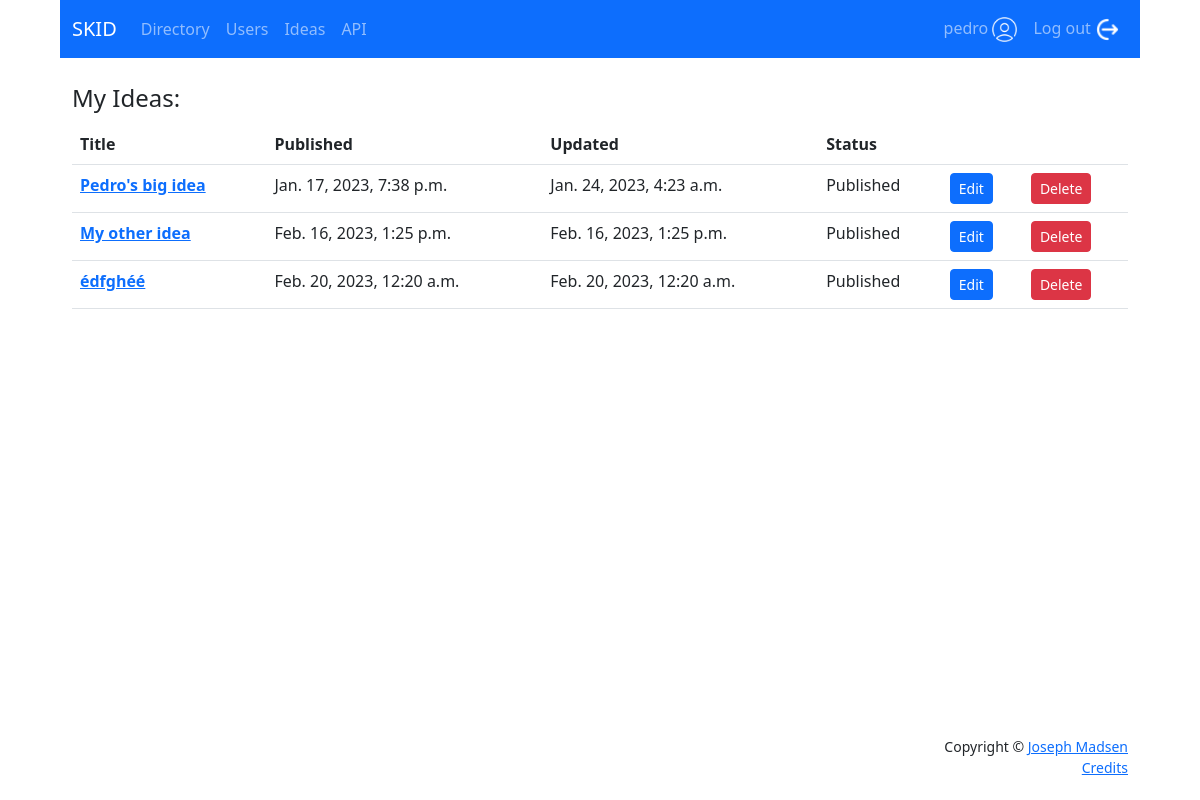
Screenshot of /users/1/view-ideas/ (signed in) with the database file from the repository.
### users/models.py (models this page shows, shortened)
class Idea(models.Model):
    author = models.ForeignKey(User, on_delete=models.CASCADE, null=True, related_name='ideas')
    title = models.CharField(max_length=140)
    slug = models.SlugField(max_length=140, default='', null=True, blank=True, unique=True)
    text = models.TextField()
    published = models.DateTimeField(auto_now_add=True)
    updated = models.DateTimeField(auto_now=True)
    skills = models.ManyToManyField(
        to=Skill,
        related_name='idea',
        blank=True,
        help_text='Type of skills needed for this Idea.')
    materials = models.ManyToManyField(
        to=Material,
        related_name='idea',
        blank=True,
        help_text='Type of materials needed for this Idea.')
    type_of_work = models.ManyToManyField(
        to=WorkType,
        related_name='idea',
        blank=True,
        help_text='How many do you need made? eg: one = prototype, many = production, etc.')
    IDEA_STATUS = (
        ('d', 'Draft'),
        ('p', 'Publish'),
    )
    status = models.CharField(
        max_length=1,
        choices=IDEA_STATUS,
        blank=True,
        default='d',
    )

### users/views.py (the view)
# urls.py: path('<int:id>/view-ideas/', views.view_ideas, name='view_ideas'),
@login_required
def view_ideas(request, id):
    try:
        userId = int(request.session["_auth_user_id"])
        user = User.objects.filter(id=userId).first()
        if user:
            ideas = Idea.objects.filter(author=user)
            context = {
                'ideas': ideas,
            }
            return render(request, 'users/view_ideas.html', context=context)
        raise Exception("users/views.py view_ideas()")
    except Exception as err:
        print("ERROR: ", str(err))
        context = {'error': str(err)}
        return render(request, 'error_page.html', context, content_type='text/html')

### users/templates/users/view_ideas.html
{% extends 'base.html' %}
{% block content %}
    <div class="container">
        <legend>My Ideas:</legend>
            <div>
                <table class="table">
                    <thead>
                        <tr>
                        <th scope="col">Title</th>
                        <th scope="col">Published</th>
                        <th scope="col">Updated</th>
                        <th scope="col">Status</th>
                        <th scope="col"></th>
                        <th scope="col"></th>
                        </tr>
                    </thead>
                    <tbody>
                        {% for idea in ideas %}
                        <tr>
                            <th scope="row">
                                <a href="{% url 'directory:idea_detail' idea.slug %}">{{ idea.title }}</a>
                            </th>
                            <td>{{ idea.published }}</td>
                            <td>{{ idea.updated }}</td>
                            {% if idea.status == 'p' %}
                                <td>Published</td>
                            {% elif idea.status == 'd' %}
                                <td>Draft</td>
                            {% endif %}
                            <td><a class="btn btn-primary btn-sm" href="{% url 'users:edit_idea' idea.author.id idea.slug %}">Edit</a></td>
                            <td><a class="btn btn-danger btn-sm" href="{% url 'users:delete_idea' idea.author.id idea.slug %}">Delete</a></td>
                        </tr>
                        {% endfor %}
                    </tbody>
                </table>
            </div>
    </div>
{% endblock content %}

### users/templates/base.html (shortened to what this page needs)
<!DOCTYPE html>
<html lang="en">
<head>
    <link rel="stylesheet" href="https://cdn.jsdelivr.net/npm/bootstrap@5.3.0-alpha1/dist/css/bootstrap.min.css"
      rel="stylesheet"
>
    {% load static %}
    <link rel="stylesheet" href="{% static 'css/styles.css' %}">
</head>
<body>
<div class="header">
{% block navbar %}
<nav class="navbar navbar-expand-lg bg-primary" data-bs-theme="dark">
  <div class="container-fluid">
    <a class="navbar-brand" href="{% url 'home' %}">SKID</a>
    <div class="collapse navbar-collapse" id="navbarSupportedContent">
      <div class="navbar-nav">
        <a class="nav-link" aria-current="page" href="{% url 'directory:directory' %}">Directory</a>
        <a class="nav-link" aria-current="page" href="{% url 'directory:users' %}">Users</a>
        <a class="nav-link" aria-current="page" href="{% url 'directory:ideas' %}">Ideas</a>
        <a class="nav-link" aria-current="page" href="/api">API</a>
      </div>
      <div class="navbar-nav ms-auto">
        {% if user.is_authenticated %}
          <a class="nav-link" href="{% url 'users:profile' user.id %}">{{ user }} <img class="icon" src="{% static 'images/user.png' %}" alt=""></a>
          <a class="nav-link" href="{% url 'account_logout' %}">Log out <img class="icon" src="{% static 'images/logout.png' %}" alt=""></a>
        {% else %}
          <a class="nav-item nav-link" href="{% url 'account_signup' %}">Sign up <img class="icon" src="{% static 'images/signup.png' %}" alt=""></a>
          <a class="nav-item nav-link" href="{% url 'account_login' %}">Log in <img class="icon" src="{% static 'images/login.png' %}" alt=""></a>
        {% endif %}
      </div>
    </div>
  </div>
</nav>
<div class="spacer"></div>
{% endblock navbar %}
</div>
<div class="content-wrap">
{% block content %}
{% endblock content %}
</div>
<div class="footer">
{% block footer %}
<div class="container">
  <footer class="mt-auto py-3 bg-grey">
    <p class="m-0 text-dark text-end small">Copyright &copy; <a href="https://www.josephmadsen.com">Joseph Madsen</a></p>
    <p class="m-0 text-dark text-end small"><a href="{% url 'credits' %}">Credits</a></p>
  </footer>
</div>
{% endblock footer %}
</div>
</body>
</html>

### users/static/css/styles.css (style rules this page uses)
body { max-width: 1080px; margin: auto; }
.header { height: 80px; }
.content-wrap { min-height: calc(100vh - 160px); }
.footer { height: 80px; }
.icon { height: 25px; width: 25px; }
.spacer { min-width: 10px; min-height: 10px; }

### rows the page displays
Idea: title "Pedro's big idea", published "Jan. 17, 2023, 7:38 p.m.", updated "Jan. 24, 2023, 4:23 a.m.", status "Published"
Idea: title "My other idea", published "Feb. 16, 2023, 1:25 p.m.", updated "Feb. 16, 2023, 1:25 p.m.", status "Published"
Idea: title "édfghéé", published "Feb. 20, 2023, 12:20 a.m.", updated "Feb. 20, 2023, 12:20 a.m.", status "Published"

### other values shown
{{ user }} "pedro"
